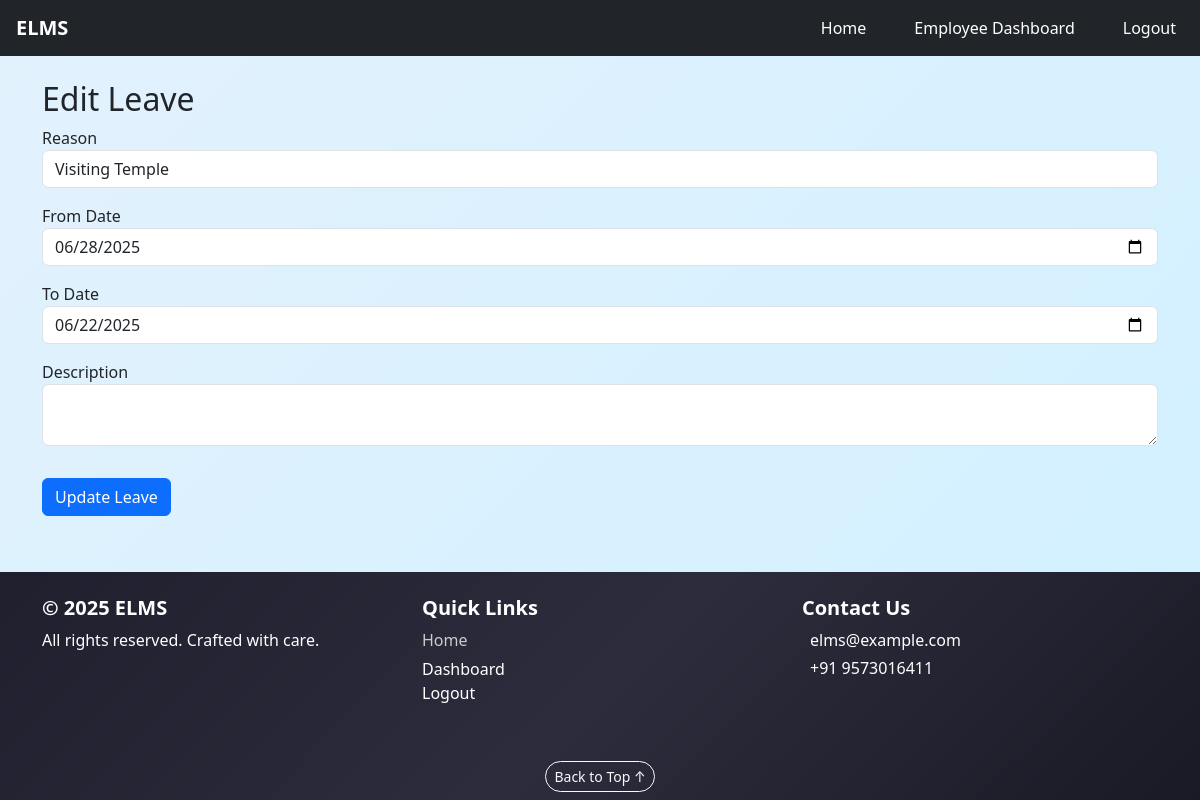
The app's page /leave/edit/4 (signed in) with its own data.
### models.py (models this page shows)
class Leave(db.Model):
    id = db.Column(db.Integer, primary_key=True)
    reason = db.Column(db.String(100), nullable=False)
    from_date = db.Column(db.Date, nullable=False)
    to_date = db.Column(db.Date, nullable=False)
    description = db.Column(db.Text)
    status = db.Column(db.String(20), default='Pending')  # New: Pending, Approved, Rejected
    user_id = db.Column(db.Integer, db.ForeignKey('user.id'))  # Link to employee
    user = db.relationship('User', backref='leaves')  # Create relationship

### app.py (the view, shortened to what this page needs)
@app.route('/leave/edit/<int:leave_id>', methods=['GET', 'POST'])
@login_required
@role_required('Employee')
def edit_leave(leave_id):
    leave = Leave.query.get_or_404(leave_id)
    if leave.user_id != current_user.id or leave.status != "Pending":
        flash("You are not allowed to edit this leave.", "danger")
        return redirect(url_for('leave_history'))
    form = LeaveForm(obj=leave)
    return render_template("edit_leave.html", form=form)

### forms.py
class LeaveForm(FlaskForm):
    reason = StringField('Reason', validators=[DataRequired(), Length(min=3, max=100)])
    from_date = DateField('From Date', validators=[DataRequired()])
    to_date = DateField('To Date', validators=[DataRequired()])
    description = TextAreaField('Description')
    submit = SubmitField('Apply Leave')

### app.py (called while the page is built)
@login_manager.user_loader
def load_user(user_id):
    return User.query.get(int(user_id))

def role_required(allowed_roles):
    def decorator(f):
        @wraps(f)
        def decorated_function(*args, **kwargs):
            if current_user.role not in allowed_roles:
                flash("You are not authorized to access this page.", "danger")
                return redirect(url_for('login'))  # Or a 403 page
            return f(*args, **kwargs)
        return decorated_function
    return decorator

### templates/edit_leave.html (shortened to what this page needs)
{% extends "base.html" %}
{% block content %}
<div class="container mt-4 mb-4">
<h2>Edit Leave</h2>
<form method="POST">
  <div class="mb-3">{{ form.reason.label }} {{ form.reason(class="form-control") }}</div>
  <div class="mb-3">{{ form.from_date.label }} {{ form.from_date(class="form-control") }}</div>
  <div class="mb-3">{{ form.to_date.label }} {{ form.to_date(class="form-control") }}</div>
  <div class="mb-3">{{ form.description.label }} {{ form.description(class="form-control") }}</div>
  <button type="submit" class="btn btn-primary">Update Leave</button>
</form>
</div>
{% endblock %}

### static/css/style.css (style rules this page uses)
html, body { height: 100%; width: 100%; }
body { background: linear-gradient(135deg, #e3f2fd, #d0f0ff); display: flex; flex-direction: column; }
.btn-primary { margin: 1rem 0; }

### records on screen
Leave: reason "Visiting Temple", from_date "06/28/2025", to_date "06/22/2025"
